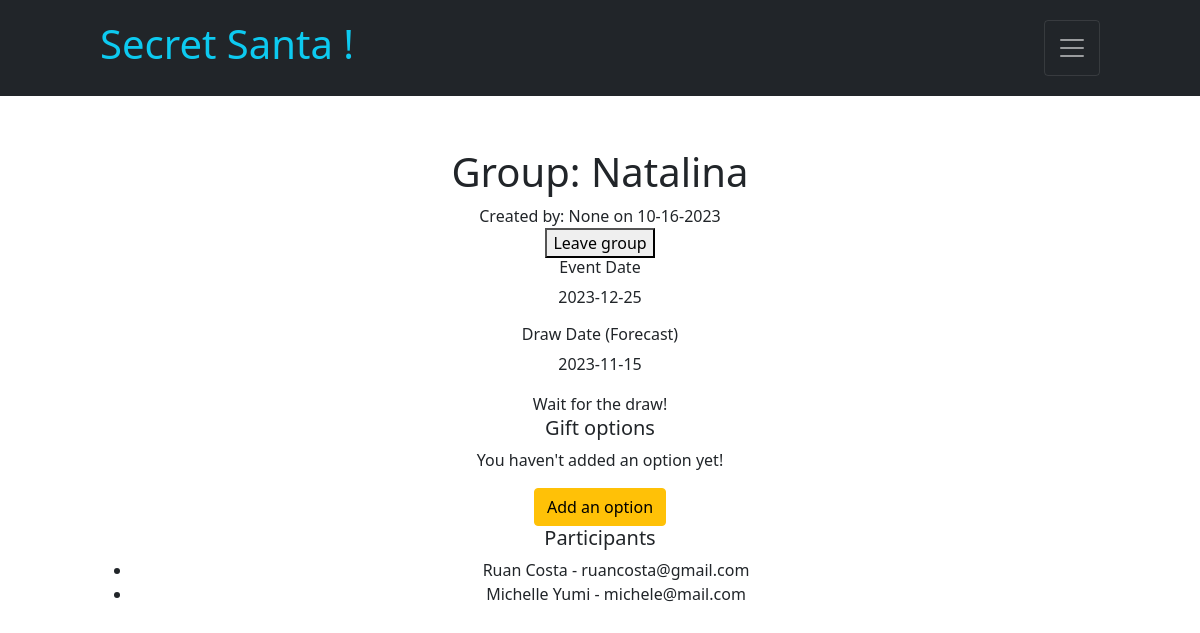
Page /group/2 (signed in) on the committed database.
### tables this page shows
CREATE TABLE groups (
        id INTEGER PRIMARY KEY AUTOINCREMENT,
        owner_id INTEGER,
        name TEXT,
        description TEXT,
        creation_date TEXT,
        event_date TEXT,
        draw_date TEXT, image_url text,
        FOREIGN KEY (owner_id) REFERENCES users(id)
    );

CREATE TABLE users (
        id INTEGER PRIMARY KEY AUTOINCREMENT,
        name TEXT,
        email TEXT UNIQUE,
        gender TEXT,
        birth TEXT,
        password_hash TEXT
    );

### app.py (the view, shortened to what this page needs)
@app.route('/group/<group_id>', methods=['GET', 'POST'])
@login_required
def group(group_id):
    db = get_db()
    cursor = db.cursor()
    id = session["user_id"]
    cursor.execute("SELECT * FROM users WHERE id = ?", (id,))
    user = cursor.fetchone()
    release_santa = False
    if request.method == 'GET':
        try:
            santa_gift_options = None
            cursor.execute("SELECT b.* FROM groups_users a JOIN users b ON a.user_id = b.id WHERE a.group_id = ? AND a.user_id <> ?", (group_id, id))
            participants = cursor.fetchall()
            if len(participants) >= 2:
                release_santa = True
            cursor.execute("SELECT id FROM groups_users WHERE group_id = ? AND user_id = ?", (group_id, id,))
            group_user_id = cursor.fetchone()
            group_user_id = group_user_id['id']
            cursor.execute("SELECT c.* FROM groups_users a JOIN group_user_option b ON a.id = b.group_user_id JOIN gift_option c ON c.id = b.gift_option_id WHERE a.id = ?", (group_user_id, ))
            gift_options = cursor.fetchall()
            cursor.execute("SELECT a.*, b.name as creator, b.email FROM groups a LEFT JOIN users b ON a.owner_id = b.id WHERE a.id = ?", (group_id, ))
            group = cursor.fetchone()
            cursor.execute("SELECT a.taken_id, a.date, b.name, b.email, b.gender, b.birth FROM draw a JOIN users b ON a.taken_id = b.id WHERE a.took_id = ? AND a.group_id = ?", (id, group_id,))
            draw = cursor.fetchone()
            owner = group['owner_id'] == id
            return render_template("group.html", nav=True, user=user, owner=owner, participants=participants, gift_options=gift_options, draw=draw, group=group, santa_gift_options=santa_gift_options, release_santa=release_santa)
        except Exception as e:
            text = f"An error occurred: {str(e)}"
            return render_template("home.html", nav=True, erro=True, text=text, user=user)

### app.py (called while the page is built)
@app.after_request
def after_request(response):
    response.headers["Cache-Control"] = "no-cache, no-store, must-revalidate"
    response.headers["Expires"] = 0
    response.headers["Pragma"] = "no-cache"
    return response

def get_db():
    db = getattr(g, '_database', None)
    if db is None:
        db = g._database = sqlite3.connect('database.db')
    db.row_factory = sqlite3.Row
    return db

@app.teardown_appcontext
def close_connection(exception):
    print("Closing...")
    db = getattr(g, '_database', None)
    if db is not None:
        db.close()

### helpers.py (called while the page is built)
def login_required(f):
    @wraps(f)
    def decorated_function(*args, **kwargs):
        if session.get("user_id") is None:
            print("USER ID", session.get("user_id"))
            return redirect("/")
        return f(*args, **kwargs)
    return decorated_function

### templates/group.html (shortened to what this page needs)
{% extends "layout.html" %}
{% block main %}
    <div class="container_group">
        <h1>Group: {{group['name']}}</h1>
        <div>Created by: {{group['creator']}} on {{group['creation_date']}}</div>
        {% if not draw['date'] and not owner %}
            <form action="/leave_group/{{group['id']}}/0" method="post">
                <button type="submit">Leave group</button>
            </form>
        {% endif %}
        <div>
            <div>
                <h6>Event Date</h6>
                <p>{{group['event_date']}}</p>
            </div>
            <div>
                <h6>Draw Date (Forecast)</h6>
                <p>{{group['draw_date']}}</p>
            </div>
        </div>
        {% if draw['date'] %}
            <button type="button" class="btn btn-warning" data-bs-toggle="modal" data-bs-target="#secret_santa_modal" onclick="animateSantaName()">Reveal Secret Santa</button>
        {% else %}
            <div>Wait for the draw!</div>
        {% endif %}
        <div>
            <h5>Gift options</h5>
            {% if gift_options[0] %}
                <ul>
                    {% for gift in gift_options %}
                        <li id="option-{{gift['id']}}">
                            <h6>{{gift['gift']}}</h6>
                            <p>{{gift['description']}}</p>
                            <form action="/new_gift/{{gift['id']}}" method="post">
                                <input hidden type="text" name="group_id" value="{{group['id']}}">
                                <button type="submit"><i class="bi bi-trash3-fill"></i></button>
                            </form>
                        </li>
                    {% endfor %}
                </ul>
            {% else %}
                <p>You haven't added an option yet!</p>
            {% endif %}
            <button type="button" class="btn btn-warning" data-bs-toggle="modal" data-bs-target="#new_gift_modal">Add an option</button>
        </div>
        <div>
            <h5>Participants</h5>
            {% if participants[0] %}
            <ul>
                {% for part in participants %}
                    <li>
                        <span>{{part['name']}} - {{part['email']}}</span>
                    </li>
                {% endfor %}
            </ul>
            {% else %}
                <p>No one yet !</p>
            {% endif %}
        </div>
    </div>
{% endblock %}

### static/css/style.css (style rules this page uses)
.container_home, .container_group, .container_profile { width: 100%; margin: 100px auto 0px auto; max-width: 1000px; }

### rows in the picture
groups: name "Natalina", creation_date "10-16-2023", event_date "2023-12-25", draw_date "2023-11-15"
users: name "Ruan Costa", email "ruancosta@gmail.com"
users: name "Michelle Yumi", email "michele@mail.com"

### other values in the picture
{{ group['creator'] }} "None"
